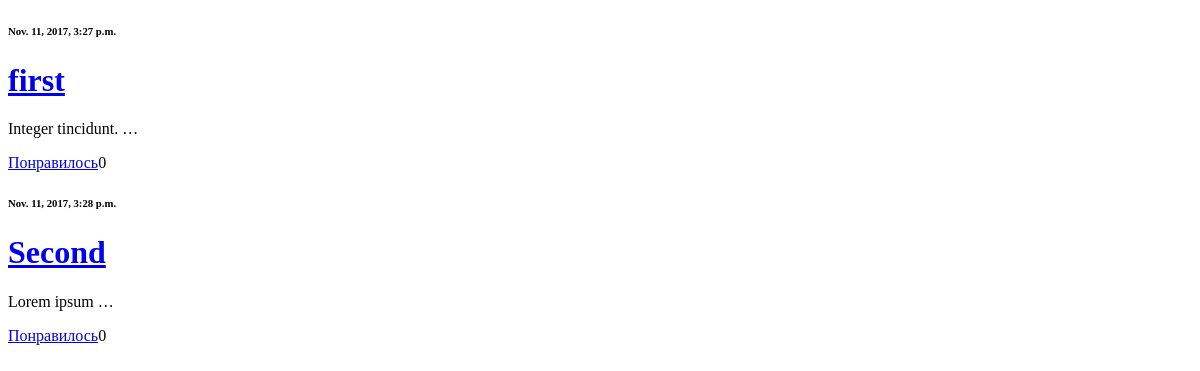
/page/articles/, run on an earlier commit of the app's database.
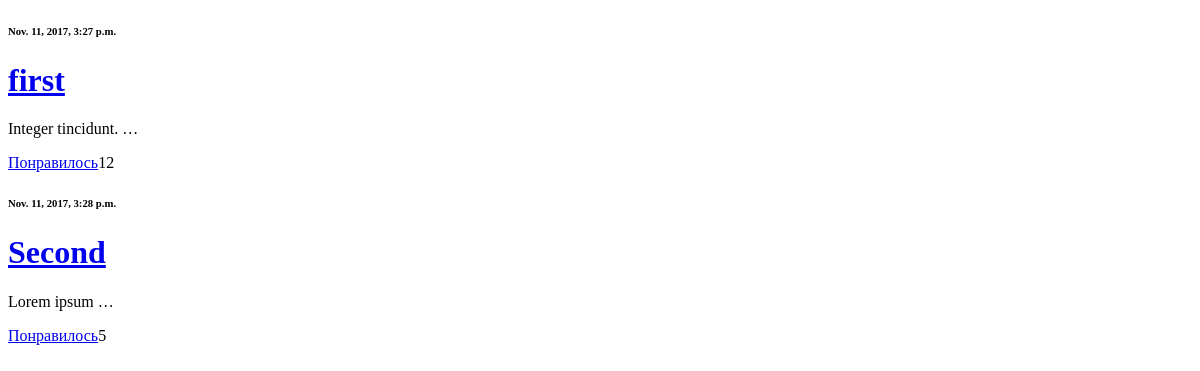
And on a later commit of the database.
### article/models.py (models this page shows)
class Article(models.Model):
    class Meta():
        db_table = 'article'
    article_title = models.CharField(max_length=200)
    article_text = models.TextField()
    article_date = models.DateTimeField()
    article_likes = models.IntegerField(default=0)

### article/views.py (the view)
def articleList(request):
    articles = Article.objects.all()
    return render(request, 'articleList.html', {'articleList': articles})

### templates/articleList.html (shortened to what this page needs)
<!DOCTYPE html>
<html lang="en">
<head>
</head>
<body>
{% for item in articleList %}
    <h6>{{ item.article_date }}</h6>
    <a href="/articles/get/{{ item.id }}"><h1>{{ item.article_title }}</h1></a>
    {{ item.article_text|truncatewords:2 }}
    <p><a href="/articles/addlike/{{ item.id }}">Понравилось</a>{{ item.article_likes }}</p>
{% endfor %}
</body>
</html>

What changed in the data, as far as the page shows it:
changed Article "first": article_likes "0" → "12"
changed Article "Second": article_likes "0" → "5"
